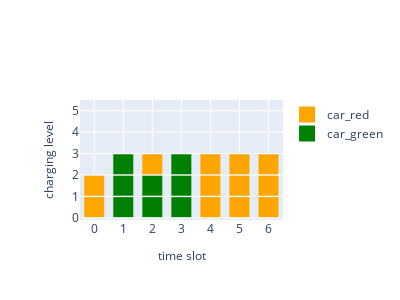

Notebook code for this chart:
### Code cell
from utils import plot_charging_schedule

fig = plot_charging_schedule(
charging_unit, qcio_minimization_result.x, marker_size=20)
fig.update_layout(width=400, height=300)
fig.show()

### Figure 1 — Plotly figure (JSON) as saved in the notebook; plotly's stock layout.template omitted (floating-point values rounded to 4 significant figures)
{"data": [{"marker": {"color": "green", "size": 20, "symbol": "square"}, "mode": "markers", "name": "car_green", "showlegend": true, "type": "scatter", "x": [], "y": []}, {"marker": {"color": "orange", "size": 20, "symbol": "square"}, "mode": "markers", "name": "car_red", "showlegend": true, "type": "scatter", "x": [0.5, 0.5], "y": [0, 1]}, {"marker": {"color": "green", "size": 20, "symbol": "square"}, "mode": "markers", "name": "car_green", "showlegend": true, "type": "scatter", "x": [1.5, 1.5, 1.5], "y": [0, 1, 2]}, {"marker": {"color": "orange", "size": 20, "symbol": "square"}, "mode": "markers", "name": "car_red", "showlegend": false, "type": "scatter", "x": [], "y": []}, {"marker": {"color": "green", "size": 20, "symbol": "square"}, "mode": "markers", "name": "car_green", "showlegend": false, "type": "scatter", "x": [2.5, 2.5], "y": [0, 1]}, {"marker": {"color": "orange", "size": 20, "symbol": "square"}, "mode": "markers", "name": "car_red", "showlegend": false, "type": "scatter", "x": [2.5], "y": [2]}, {"marker": {"color": "green", "size": 20, "symbol": "square"}, "mode": "markers", "name": "car_green", "showlegend": false, "type": "scatter", "x": [3.5, 3.5, 3.5], "y": [0, 1, 2]}, {"marker": {"color": "orange", "size": 20, "symbol": "square"}, "mode": "markers", "name": "car_red", "showlegend": false, "type": "scatter", "x": [], "y": []}, {"marker": {"color": "green", "size": 20, "symbol": "square"}, "mode": "markers", "name": "car_green", "showlegend": false, "type": "scatter", "x": [], "y": []}, {"marker": {"color": "orange", "size": 20, "symbol": "square"}, "mode": "markers", "name": "car_red", "showlegend": false, "type": "scatter", "x": [4.5, 4.5, 4.5], "y": [0, 1, 2]}, {"marker": {"color": "green", "size": 20, "symbol": "square"}, "mode": "markers", "name": "car_green", "showlegend": false, "type": "scatter", "x": [], "y": []}, {"marker": {"color": "orange", "size": 20, "symbol": "square"}, "mode": "markers", "name": "car_red", "showlegend": false, "type": "scatter", "x": [5.5, 5.5, 5.5], "y": [0, 1, 2]}, {"marker": {"color": "green", "size": 20, "symbol": "square"}, "mode": "markers", "name": "car_green", "showlegend": false, "type": "scatter", "x": [], "y": []}, {"marker": {"color": "orange", "size": 20, "symbol": "square"}, "mode": "markers", "name": "car_red", "showlegend": false, "type": "scatter", "x": [6.5, 6.5, 6.5], "y": [0, 1, 2]}], "layout": {"height": 300, "width": 400, "xaxis": {"dtick": 1, "range": [0.01, 7], "tick0": 1, "ticktext": [0, 1, 2, 3, 4, 5, 6], "tickvals": [0.5, 1.5, 2.5, 3.5, 4.5, 5.5, 6.5], "title": {"font": {"size": 12}, "text": "time slot"}}, "yaxis": {"range": [-0.6, 5], "ticktext": [0, 1, 2, 3, 4, 5], "tickvals": [-0.5, 0.5, 1.5, 2.5, 3.5, 4.5], "title": {"font": {"size": 12}, "text": "charging level"}, "zeroline": false}}}
